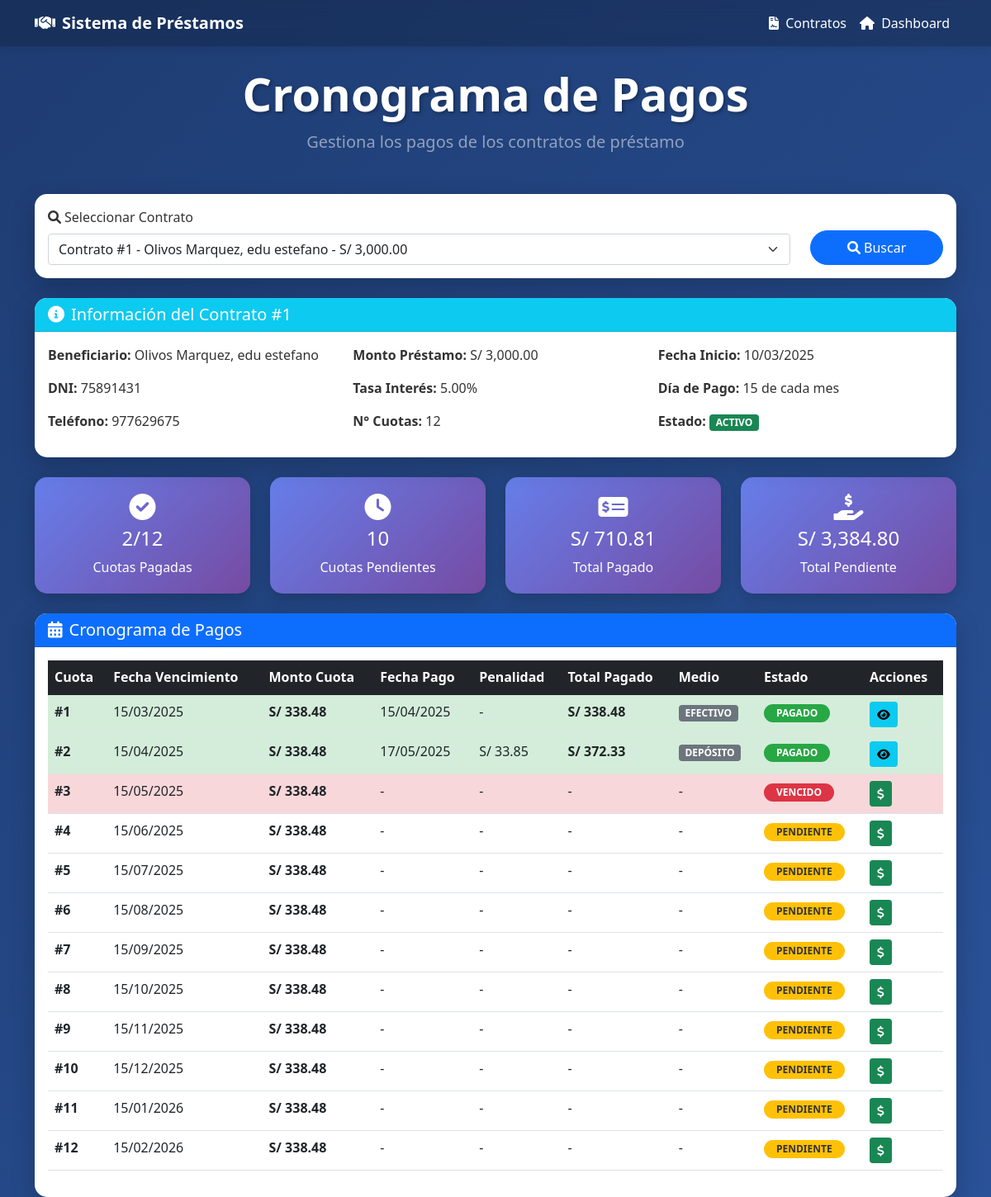
The page /pagos.php?contrato=1 on the database its author committed.
### tables this page shows
CREATE TABLE contratos
(
	idcontrato		INT AUTO_INCREMENT PRIMARY KEY,
    idbeneficiario	INT 				NOT NULL,
    monto			DECIMAL(7,2)		NOT NULL,
    interes			DECIMAL(5,2)		NOT NULL,
    fechainicio		DATE 				NOT NULL,
    diapago			TINYINT				NOT NULL,
    numcuotas		TINYINT				NOT NULL COMMENT ' Expresando en meses ',
	estado			ENUM('ACT','FIN')	NOT NULL DEFAULT 'ACT' COMMENT 'ACT = Activo, FIN = Finalizo',
	creado			DATETIME			NOT NULL DEFAULT NOW(),
    modificado		DATETIME			NULL,
    CONSTRAINT fk_idbeneficiario_con FOREIGN KEY(idbeneficiario) REFERENCES beneficiarios (idbeneficiario)
);

CREATE TABLE beneficiarios
(
	idbeneficiario	INT AUTO_INCREMENT PRIMARY KEY,
    apellidos 		VARCHAR(50)			NOT NULL,
    nombres			VARCHAR(50)			NOT NULL,
	dni				CHAR(8)				NOT NULL,
    telefono		CHAR(9)				NOT NULL,
    direccion 		VARCHAR(90)			NULL,
    creado			DATETIME			NOT NULL DEFAULT NOW(),
    modificado		DATETIME			NULL,
    CONSTRAINT uk_dni_ben UNIQUE (dni)
);

CREATE TABLE pagos
(
	idpago		INT AUTO_INCREMENT PRIMARY KEY,
	idcontrato	INT 		NOT NULL,
	numcuota	TINYINT		NOT NULL COMMENT 'Se debe cancelar la cuota en su tooalidad sin AMORTIZACIONES',
	fechapago	DATETIME	NULL COMMENT 'Fecha  efectiva  de pago',
	monto		DECIMAL(7,2)NOT  NULL,
    penalidad	DECIMAL(7,2)NOT  NULL DEFAULT 0 COMMENT '10 % del valor  de la cuota ',
	medio		ENUM('EFC','DEP')NULL COMMENT 'EFC = Efectivo, DEP = Deposito',
    CONSTRAINT fk_idcontrato_pag FOREIGN KEY (idcontrato)REFERENCES contratos (idcontrato),
    CONSTRAINT uk_numcuota_pag UNIQUE (idcontrato, numcuota)
);

### pagos.php (the view, shortened to what this page needs)
<?php
$database = new Database();
$db = $database->getConnection();
$contrato_id = isset($_GET['contrato']) ? intval($_GET['contrato']) : 0;
$query_contratos = "
    SELECT c.idcontrato,
           CONCAT(b.apellidos, ', ', b.nombres) as beneficiario_nombre,
           c.monto,
           c.estado
    FROM contratos c
    INNER JOIN beneficiarios b ON c.idbeneficiario = b.idbeneficiario
    WHERE c.estado = 'ACT'
    ORDER BY c.creado DESC
";
$stmt_contratos = $db->prepare($query_contratos);
$stmt_contratos->execute();
$contratos = $stmt_contratos->fetchAll(PDO::FETCH_ASSOC);
$pagos = [];
$info_contrato = null;
if ($contrato_id > 0) {
    $query_info = "
        SELECT c.*,
               CONCAT(b.apellidos, ', ', b.nombres) as beneficiario_nombre,
               b.dni,
               b.telefono
        FROM contratos c
        INNER JOIN beneficiarios b ON c.idbeneficiario = b.idbeneficiario
        WHERE c.idcontrato = ?
    ";
    $stmt_info = $db->prepare($query_info);
    $stmt_info->execute([$contrato_id]);
    $info_contrato = $stmt_info->fetch(PDO::FETCH_ASSOC);
    $query_pagos = "
        SELECT * FROM pagos
        WHERE idcontrato = ?
        ORDER BY numcuota
    ";
    $stmt_pagos = $db->prepare($query_pagos);
    $stmt_pagos->execute([$contrato_id]);
    $pagos = $stmt_pagos->fetchAll(PDO::FETCH_ASSOC);
}
$total_pagado = 0;
$total_pendiente = 0;
$cuotas_pagadas = 0;
$cuotas_pendientes = 0;
foreach ($pagos as $pago) {
    if ($pago['fechapago']) {
        $total_pagado += $pago['monto'] + $pago['penalidad'];
        $cuotas_pagadas++;
    } else {
        $total_pendiente += $pago['monto'];
        $cuotas_pendientes++;
    }
}
?>
<!DOCTYPE html>
<html lang="es">
<head>
    <link href="https://cdn.jsdelivr.net/npm/bootstrap@5.1.3/dist/css/bootstrap.min.css" rel="stylesheet">
    <link href="https://cdnjs.cloudflare.com/ajax/libs/font-awesome/6.0.0/css/all.min.css" rel="stylesheet">
</head>
<body>
    <nav class="navbar navbar-expand-lg navbar-custom mb-4">
        <div class="container">
            <a class="navbar-brand text-white fw-bold" href="dashboard.php">
                <i class="fas fa-handshake me-2"></i>Sistema de Préstamos
            </a>
            <div class="navbar-nav ms-auto">
                <a class="nav-link text-white" href="contratos.php">
                    <i class="fas fa-file-contract me-1"></i> Contratos
                </a>
                <a class="nav-link text-white" href="dashboard.php">
                    <i class="fas fa-home me-1"></i> Dashboard
                </a>
            </div>
        </div>
    </nav>
    <div class="container">
        <div class="text-center mb-5">
            <h1 class="welcome-title display-4 fw-bold">
                Cronograma de Pagos
            </h1>
            <p class="lead text-white-50">
                Gestiona los pagos de los contratos de préstamo
            </p>
        </div>
        <div class="card card-custom mb-4">
            <div class="card-body">
                <form method="GET" action="">
                    <div class="row align-items-end">
                        <div class="col-md-10">
                            <label for="contrato" class="form-label">
                                <i class="fas fa-search me-1"></i>Seleccionar Contrato
                            </label>
                            <select class="form-select" name="contrato" id="contrato" onchange="this.form.submit()">
                                <?php foreach ($contratos as $contrato): ?>
                                    <option value="<?= $contrato['idcontrato'] ?>"
                                            <?= $contrato_id == $contrato['idcontrato'] ? 'selected' : '' ?>>
                                        Contrato #<?= $contrato['idcontrato'] ?> -
                                    </option>
                                <?php endforeach; ?>
                            </select>
                        </div>
                        <div class="col-md-2">
                            <button type="submit" class="btn btn-primary btn-custom w-100">
                                <i class="fas fa-search me-1"></i>Buscar
                            </button>
                        </div>
                    </div>
                </form>
            </div>
        </div>
        <?php if ($info_contrato && count($pagos) > 0): ?>
            <div class="row mb-4">
                <div class="col-md-12">
                    <div class="card card-custom">
                        <div class="card-header bg-info text-white">
                            <h5 class="mb-0">
                                <i class="fas fa-info-circle me-2"></i>Información del Contrato #<?= $contrato_id ?>
                            </h5>
                        </div>
                        <div class="card-body">
                            <div class="row">
                                <div class="col-md-4">
                                    <p><strong>Beneficiario:</strong> <?= htmlspecialchars($info_contrato['beneficiario_nombre']) ?></p>
                                    <p><strong>DNI:</strong> <?= htmlspecialchars($info_contrato['dni']) ?></p>
                                    <p><strong>Teléfono:</strong> <?= htmlspecialchars($info_contrato['telefono']) ?></p>
                                </div>
                                <div class="col-md-4">
                                    <p><strong>Monto Préstamo:</strong> S/ <?= number_format($info_contrato['monto'], 2) ?></p>
                                    <p><strong>Tasa Interés:</strong> <?= $info_contrato['interes'] ?>%</p>
                                    <p><strong>N° Cuotas:</strong> <?= $info_contrato['numcuotas'] ?></p>
                                </div>
                                <div class="col-md-4">
                                    <p><strong>Fecha Inicio:</strong> <?= date('d/m/Y', strtotime($info_contrato['fechainicio'])) ?></p>
                                    <p><strong>Día de Pago:</strong> <?= $info_contrato['diapago'] ?> de cada mes</p>
                                    <p><strong>Estado:</strong>
                                        <span class="badge <?= $info_contrato['estado'] == 'ACT' ? 'bg-success' : 'bg-secondary' ?>">
                                            <?= $info_contrato['estado'] == 'ACT' ? 'ACTIVO' : 'FINALIZADO' ?>
                                        </span>
                                    </p>
                                </div>
                            </div>
                        </div>
                    </div>
                </div>
            </div>
            <div class="row mb-4">
                <div class="col-md-3">
                    <div class="stats-card">
                        <i class="fas fa-check-circle fa-2x mb-2"></i>
                        <h4><?= $cuotas_pagadas ?>/<?= count($pagos) ?></h4>
                        <p class="mb-0">Cuotas Pagadas</p>
                    </div>
                </div>
                <div class="col-md-3">
                    <div class="stats-card">
                        <i class="fas fa-clock fa-2x mb-2"></i>
                        <h4><?= $cuotas_pendientes ?></h4>
                        <p class="mb-0">Cuotas Pendientes</p>
                    </div>
                </div>
                <div class="col-md-3">
                    <div class="stats-card">
                        <i class="fas fa-money-check-alt fa-2x mb-2"></i>
                        <h4>S/ <?= number_format($total_pagado, 2) ?></h4>
                        <p class="mb-0">Total Pagado</p>
                    </div>
                </div>
                <div class="col-md-3">
                    <div class="stats-card">
                        <i class="fas fa-hand-holding-usd fa-2x mb-2"></i>
                        <h4>S/ <?= number_format($total_pendiente, 2) ?></h4>
                        <p class="mb-0">Total Pendiente</p>
                    </div>
                </div>
            </div>
            <div class="card card-custom">
                <div class="card-header bg-primary text-white">
                    <h5 class="mb-0">
                        <i class="fas fa-calendar-alt me-2"></i>Cronograma de Pagos
                    </h5>
                </div>
                <div class="card-body">
                    <div class="table-responsive">
                        <table class="table table-hover">
                            <thead class="table-dark">
                                <tr>
                                    <th>Cuota</th>
                                    <th>Fecha Vencimiento</th>
                                    <th>Monto Cuota</th>
                                    <th>Fecha Pago</th>
                                    <th>Penalidad</th>
                                    <th>Total Pagado</th>
                                    <th>Medio</th>
                                    <th>Estado</th>
                                    <th>Acciones</th>
                                </tr>
                            </thead>
                            <tbody>
                                <?php foreach ($pagos as $pago):
                                    $fecha_vencimiento = date('Y-m-d', strtotime($info_contrato['fechainicio'] . ' + ' . ($pago['numcuota'] - 1) . ' months'));
                                    $fecha_vencimiento = date('Y-m-' . $info_contrato['diapago'], strtotime($fecha_vencimiento));
                                    $hoy = date('Y-m-d');
                                    $estado_cuota = '';
                                    $clase_fila = '';
                                    if ($pago['fechapago']) {
                                        $estado_cuota = 'PAGADO';
                                        $clase_fila = 'cuota-pagada';
                                    } elseif ($fecha_vencimiento < $hoy) {
                                        $estado_cuota = 'VENCIDO';
                                        $clase_fila = 'cuota-vencida';
                                    } else {
                                        $estado_cuota = 'PENDIENTE';
                                    }
                                ?>
                                    <tr class="<?= $clase_fila ?>">
                                        <td><strong>#<?= $pago['numcuota'] ?></strong></td>
                                        <td><?= date('d/m/Y', strtotime($fecha_vencimiento)) ?></td>
                                        <td><strong>S/ <?= number_format($pago['monto'], 2) ?></strong></td>
                                        <td>
                                            <?= $pago['fechapago'] ? date('d/m/Y', strtotime($pago['fechapago'])) : '-' ?>
                                        </td>
                                        <td>
                                            <?= $pago['penalidad'] > 0 ? 'S/ ' . number_format($pago['penalidad'], 2) : '-' ?>
                                        </td>
                                        <td>
                                            <?php if ($pago['fechapago']): ?>
                                                <strong>S/ <?= number_format($pago['monto'] + $pago['penalidad'], 2) ?></strong>
                                            <?php else: ?>
                                                -
                                            <?php endif; ?>
                                        </td>
                                        <td>
                                            <?php if ($pago['medio']): ?>
                                                <span class="badge bg-secondary">
                                                    <?= $pago['medio'] == 'EFC' ? 'EFECTIVO' : 'DEPÓSITO' ?>
                                                </span>
                                            <?php else: ?>
                                                -
                                            <?php endif; ?>
                                        </td>
                                        <td>
                                            <?php
                                            $badge_class = '';
                                            switch ($estado_cuota) {
                                                case 'PAGADO':
                                                    $badge_class = 'badge-pagado';
                                                    break;
                                                case 'PENDIENTE':
                                                    $badge_class = 'badge-pendiente';
                                                    break;
                                                case 'VENCIDO':
                                                    $badge_class = 'badge-vencido';
                                                    break;
                                            }
                                            ?>
                                            <span class="badge <?= $badge_class ?>"><?= $estado_cuota ?></span>
                                        </td>
                                        <td>
                                            <?php if (!$pago['fechapago'] && $info_contrato['estado'] == 'ACT'): ?>
                                                <button class="btn btn-sm btn-success"
                                                        onclick="registrarPago(<?= $pago['idpago'] ?>, <?= $pago['numcuota'] ?>, <?= $pago['monto'] ?>, '<?= $fecha_vencimiento ?>')"
                                                        title="Registrar pago">
                                                    <i class="fas fa-dollar-sign"></i>
                                                </button>
                                            <?php else: ?>
                                                <button class="btn btn-sm btn-info"
                                                        onclick="verDetallePago(<?= $pago['idpago'] ?>)"
                                                        title="Ver detalle">
                                                    <i class="fas fa-eye"></i>
                                                </button>
                                            <?php endif; ?>
                                        </td>
                                    </tr>
                                <?php endforeach; ?>
                            </tbody>
                        </table>
                    </div>
                </div>
            </div>
        <?php endif; ?>
    </div>
</body>
</html>

### rows shown on the page
contratos: idbeneficiario.dni "75891431", idbeneficiario.telefono "977629675", monto "3,000.00", interes "5.00", numcuotas "12", fechainicio "10/03/2025", diapago "15"
pagos: numcuota "1", date('d/m/Y', strtotime($fecha_vencimiento)) "15/03/2025", monto "338.48", fechapago "15/04/2025", $pago['monto'] + $pago['penalidad'] "338.48", medio "EFECTIVO", fechapago "PAGADO"
pagos: numcuota "2", date('d/m/Y', strtotime($fecha_vencimiento)) "15/04/2025", monto "338.48", fechapago "17/05/2025", penalidad "33.85", $pago['monto'] + $pago['penalidad'] "372.33", medio "DEPÓSITO", fechapago "PAGADO"
pagos: numcuota "3", date('d/m/Y', strtotime($fecha_vencimiento)) "15/05/2025", monto "338.48", estado_cuota "VENCIDO"
pagos: numcuota "4", date('d/m/Y', strtotime($fecha_vencimiento)) "15/06/2025", monto "338.48", estado_cuota "PENDIENTE"
pagos: numcuota "5", date('d/m/Y', strtotime($fecha_vencimiento)) "15/07/2025", monto "338.48", estado_cuota "PENDIENTE"
pagos: numcuota "6", date('d/m/Y', strtotime($fecha_vencimiento)) "15/08/2025", monto "338.48", estado_cuota "PENDIENTE"
pagos: numcuota "7", date('d/m/Y', strtotime($fecha_vencimiento)) "15/09/2025", monto "338.48", estado_cuota "PENDIENTE"
pagos: numcuota "8", date('d/m/Y', strtotime($fecha_vencimiento)) "15/10/2025", monto "338.48", estado_cuota "PENDIENTE"
pagos: numcuota "9", date('d/m/Y', strtotime($fecha_vencimiento)) "15/11/2025", monto "338.48", estado_cuota "PENDIENTE"
pagos: numcuota "10", date('d/m/Y', strtotime($fecha_vencimiento)) "15/12/2025", monto "338.48", estado_cuota "PENDIENTE"
pagos: numcuota "11", date('d/m/Y', strtotime($fecha_vencimiento)) "15/01/2026", monto "338.48", estado_cuota "PENDIENTE"
pagos: numcuota "12", date('d/m/Y', strtotime($fecha_vencimiento)) "15/02/2026", monto "338.48", estado_cuota "PENDIENTE"

### other values the page prints
$contrato_id "1"
$info_contrato['beneficiario_nombre'] "Olivos Marquez, edu estefano"
$cuotas_pagadas "2"
count($pagos) "12"
$cuotas_pendientes "10"
$total_pagado "710.81"
$total_pendiente "3,384.80"
